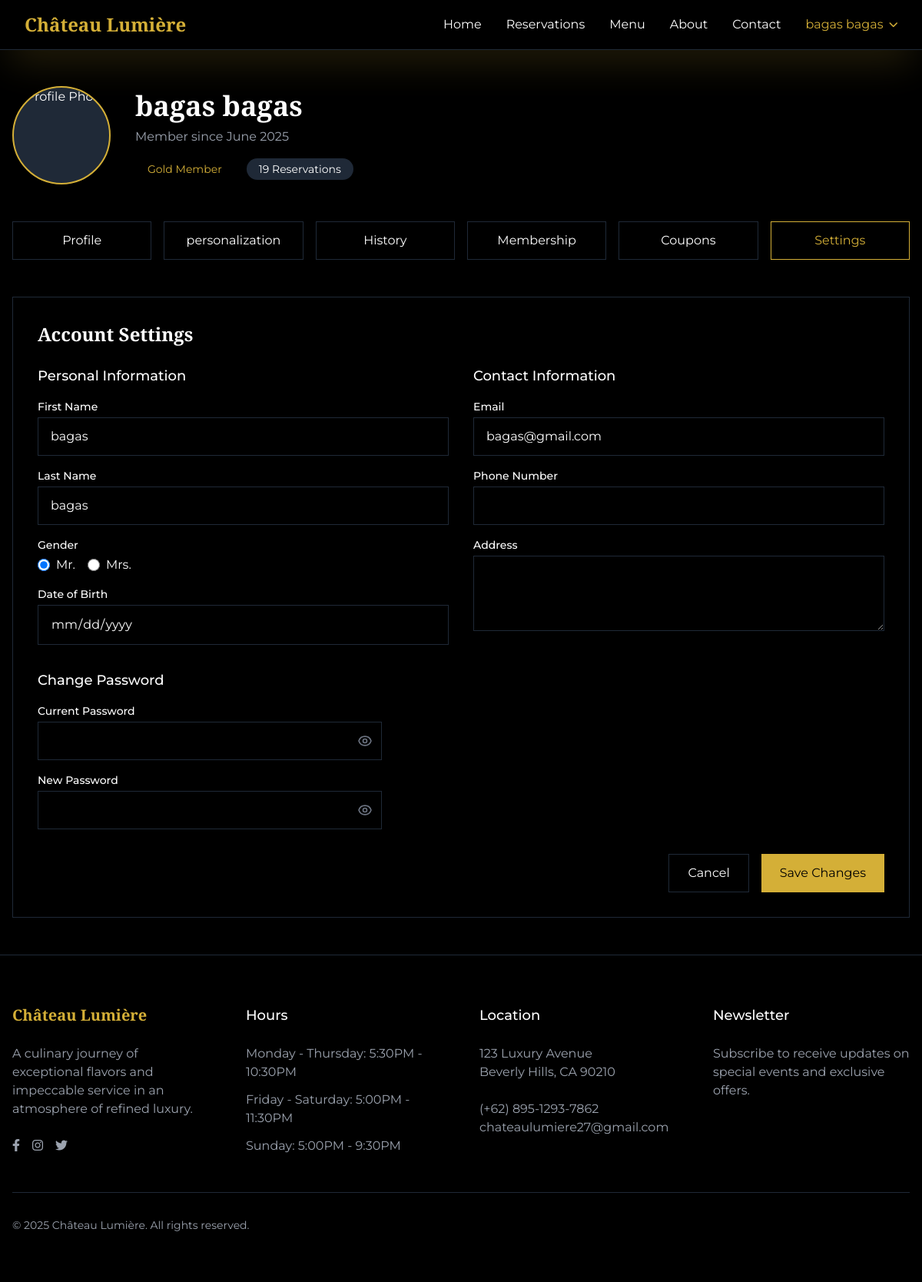
The page /pages/profile/settings.php (signed in) on the database its author committed.
### tables this page shows
CREATE TABLE `users` (
  `id` int(11) NOT NULL,
  `first_name` varchar(50) DEFAULT NULL,
  `last_name` varchar(50) NOT NULL,
  `email` varchar(100) NOT NULL,
  `password` varchar(255) NOT NULL,
  `gender` enum('male','female') NOT NULL,
  `phone` varchar(20) DEFAULT NULL,
  `address` text NOT NULL,
  `date_of_birth` date NOT NULL,
  `membership_level` varchar(50) DEFAULT NULL,
  `created_at` timestamp NOT NULL DEFAULT current_timestamp(),
  `updated_at` timestamp NOT NULL DEFAULT current_timestamp() ON UPDATE current_timestamp(),
  `favorite_cuisines` text DEFAULT NULL,
  `preferred_seating` varchar(50) DEFAULT NULL,
  `dietary_restrictions` text DEFAULT NULL,
  `profile_photo` varchar(255) DEFAULT NULL,
  `role` enum('user','admin') NOT NULL
);

### pages/profile/settings.php (the view, shortened to what this page needs)
<?php
include '../../includes/config.php';
include '../../includes/header.php';
?>
<main class="min-h-screen bg-black text-white">
    <div class="max-w-7xl mx-auto py-12 px-4">
        <?php include 'komponen/profile.php'; ?>
        <?php include 'komponen/navigasi.php'; ?>
        <div class="border border-gray-800 p-8">
            <h2 class="text-2xl font-serif font-bold mb-6">Account Settings</h2>
            <form method="POST" action="<?php echo htmlspecialchars($_SERVER['PHP_SELF']); ?>" class="space-y-8">
                <div class="grid md:grid-cols-2 gap-8">
                    <div>
                        <h3 class="text-lg font-medium mb-4">Personal Information</h3>
                        <div class="space-y-4">
                            <div>
                                <label for="first_name" class="block text-sm font-medium mb-1">First Name</label>
                                <input type="text" id="first_name" name="first_name" value="<?php echo htmlspecialchars($user['first_name'] ?? ''); ?>" class="w-full bg-black border border-gray-800 py-3 px-4 focus:outline-none focus:ring-gold focus:border-gold" required>
                            </div>
                            <div>
                                <label for="last_name" class="block text-sm font-medium mb-1">Last Name</label>
                                <input type="text" id="last_name" name="last_name" value="<?php echo htmlspecialchars($user['last_name'] ?? ''); ?>" class="w-full bg-black border border-gray-800 py-3 px-4 focus:outline-none focus:ring-gold focus:border-gold" required>
                            </div>
                            <div>
                                <label class="block text-sm font-medium mb-1">Gender</label>
                                <div class="flex gap-4">
                                    <div class="flex items-center">
                                        <input type="radio" id="male" name="gender" value="male" <?php echo (($user['gender'] ?? '') == 'male') ? 'checked' : ''; ?> class="h-4 w-4 text-gold focus:ring-gold border-gray-800">
                                        <label for="male" class="ml-2">Mr.</label>
                                    </div>
                                    <div class="flex items-center">
                                        <input type="radio" id="female" name="gender" value="female" <?php echo (($user['gender'] ?? '') == 'female') ? 'checked' : ''; ?> class="h-4 w-4 text-gold focus:ring-gold border-gray-800">
                                        <label for="female" class="ml-2">Mrs.</label>
                                    </div>
                                </div>
                            </div>
                            <div>
                                <label for="date_of_birth" class="block text-sm font-medium mb-1">Date of Birth</label>
                                <input type="date" id="date_of_birth" name="date_of_birth" value="<?php echo htmlspecialchars($user['date_of_birth'] ?? ''); ?>" class="w-full bg-black border border-gray-800 py-3 px-4 focus:outline-none focus:ring-gold focus:border-gold">
                            </div>
                        </div>
                    </div>
                    <div>
                        <h3 class="text-lg font-medium mb-4">Contact Information</h3>
                        <div class="space-y-4">
                            <div>
                                <label for="email" class="block text-sm font-medium mb-1">Email</label>
                                <input type="email" id="email" name="email" value="<?php echo htmlspecialchars($user['email'] ?? ''); ?>" class="w-full bg-black border border-gray-800 py-3 px-4 focus:outline-none focus:ring-gold focus:border-gold" required>
                            </div>
                            <div>
                                <label for="phone" class="block text-sm font-medium mb-1">Phone Number</label>
                                <input type="tel" id="phone" name="phone" value="<?php echo htmlspecialchars($user['phone'] ?? ''); ?>" class="w-full bg-black border border-gray-800 py-3 px-4 focus:outline-none focus:ring-gold focus:border-gold">
                            </div>
                            <div>
                                <label for="address" class="block text-sm font-medium mb-1">Address</label>
                                <textarea id="address" name="address" rows="3" class="w-full bg-black border border-gray-800 py-3 px-4 focus:outline-none focus:ring-gold focus:border-gold"><?php echo htmlspecialchars($user['address'] ?? ''); ?></textarea>
                            </div>
                        </div>
                    </div>
                </div>
                <div class="mb-8">
                    <h3 class="text-lg font-medium mb-4">Change Password</h3>
                    <div class="space-y-4 max-w-md">
                        <div>
                            <label for="current_password" class="block text-sm font-medium mb-1">Current Password</label>
                            <div class="relative">
                                <input type="password" id="current_password" name="current_password" class="w-full bg-black border border-gray-800 py-3 px-4 focus:outline-none focus:ring-gold focus:border-gold pr-10">
                                <button type="button" onclick="togglePassword('current_password', this)" class="absolute inset-y-0 right-0 px-3 flex items-center text-gray-500 hover:text-gold">
                                </button>
                            </div>
                        </div>
                        <div>
                            <label for="new_password" class="block text-sm font-medium mb-1">New Password</label>
                             <div class="relative">
                                <input type="password" id="new_password" name="new_password" class="w-full bg-black border border-gray-800 py-3 px-4 focus:outline-none focus:ring-gold focus:border-gold pr-10">
                                 <button type="button" onclick="togglePassword('new_password', this)" class="absolute inset-y-0 right-0 px-3 flex items-center text-gray-500 hover:text-gold">
                                </button>
                            </div>
                        </div>
                    </div>
                </div>
                <div class="flex justify-end gap-4">
                    <button type="button" onclick="window.location.href='index.php'" class="px-6 py-3 border border-gray-800 text-white hover:border-gold hover:text-gold transition duration-300">
                        Cancel
                    </button>
                    <button type="submit" class="px-6 py-3 bg-gold text-black hover:bg-gold-dark transition duration-300">
                        Save Changes
                    </button>
                </div>
            </form>
        </div>
    </div>
</main>
<?php include '../../includes/footer.php'; ?>

### pages/profile/komponen/profile.php (shortened to what this page needs)
<?php
$user_id = $_SESSION['user_id'];
$query = "SELECT * FROM users WHERE id = ?";
$stmt = mysqli_prepare($conn, $query);
mysqli_stmt_bind_param($stmt, "i", $user_id);
mysqli_stmt_execute($stmt);
$result = mysqli_stmt_get_result($stmt);
$user = mysqli_fetch_assoc($result);
$count_query = "SELECT COUNT(*) as total FROM reservations WHERE user_id = ?";
$count_stmt = mysqli_prepare($conn, $count_query);
mysqli_stmt_bind_param($count_stmt, "i", $user_id);
mysqli_stmt_execute($count_stmt);
$total_reservations = mysqli_fetch_assoc(mysqli_stmt_get_result($count_stmt))['total'];
$membership_badge = '<span class="px-4 py-1 bg-gold/10 text-gold rounded-full text-sm">' .
    ucfirst(htmlspecialchars($user['membership_level'] ?? '')) . ' Member</span>';
?>
        <div class="flex flex-col md:flex-row items-start md:items-center gap-8 mb-12">
            <div class="relative group">
                <div class="w-32 h-32 rounded-full bg-gray-800 flex items-center justify-center overflow-hidden border-2 border-gold cursor-pointer transition-all duration-300 hover:opacity-75"
                     onclick="document.getElementById('profilePhotoInput').click()">
                    <?php if (!empty($user['profile_photo'])): ?>
                        <img src="<?php echo htmlspecialchars($user['profile_photo'] ?? ''); ?>"
                             alt="Profile Photo"
                             class="w-full h-full object-cover"
                             onerror="this.onerror=null; this.src='../../assets/images/default-profile.png';">
                    <?php else: ?>
                        <span class="text-4xl"><?php echo strtoupper(substr($user['first_name'] ?? '', 0, 1)); ?></span>
                    <?php endif; ?>
                </div>
            </div>
            <div>
                <h1 class="text-4xl font-serif font-bold mb-2">
                    <?php echo htmlspecialchars(($user['first_name'] ?? '') . ' ' . ($user['last_name'] ?? '')); ?>
                </h1>
                <p class="text-gray-400 mb-4">Member since <?php echo !empty($user['created_at']) ? date('F Y', strtotime($user['created_at'])) : 'N/A'; ?></p>
                <div class="flex flex-wrap gap-4">
                    <?php echo $membership_badge; ?>
                    <span class="px-4 py-1 bg-gray-800 rounded-full text-sm">
                        <?php echo $total_reservations; ?> Reservations
                    </span>
                </div>
            </div>
        </div>

### assets/css/main.css (style rules this page uses)
body { -webkit-font-smoothing: antialiased; -moz-osx-font-smoothing: grayscale; }

### includes/header.php (style rules this page uses)
.font-serif { font-family: 'Playfair Display', serif; }
.font-sans { font-family: 'Montserrat', sans-serif; }
.text-gold { color: #D4AF37; }
.bg-gold { background-color: #D4AF37; }
.border-gold { border-color: #D4AF37; }

### rows shown on the page
users: first_name+last_name "bagas bagas", created_at "June 2025", membership_level "Gold", first_name "bagas", last_name "bagas", gender "☑ Mr.", gender "☐ Mrs.", email "bagas@gmail.com"

### other values the page prints
$_SESSION['user_name'] "bagas bagas"
$total_reservations "19"
